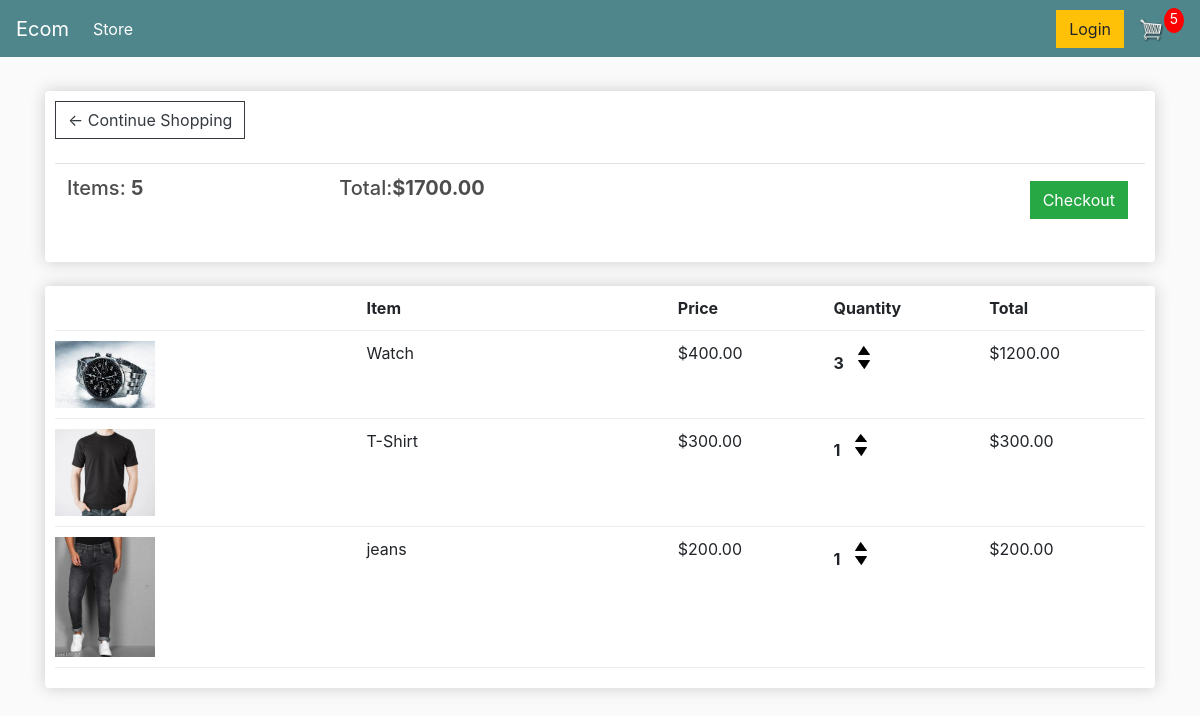
The app's page /cart/ (signed in) with its own data.
### store/models.py (models this page shows, shortened)
class Order(models.Model):
    customer = models.ForeignKey(Customer, on_delete=models.SET_NULL, blank=True, null=True)
    date_orderd = models.DateTimeField(auto_now_add=True)
    complete = models.BooleanField(default=False, null=True, blank=False)
    transaction_id = models.CharField(max_length=200, null=True)
    @property
    def get_cart_total(self):
        orderitems = self.orderitem_set.all()
        total = sum([item.get_total for item in orderitems])
        return total
    @property
    def get_cart_items(self):
        orderitems = self.orderitem_set.all()
        total = sum([item.quantity for item in orderitems])
        return total

class OrderItem(models.Model):
    product = models.ForeignKey(Product, on_delete=models.SET_NULL, blank=True, null=True)
    order = models.ForeignKey(Order, on_delete=models.SET_NULL, blank=True, null=True)
    quantity = models.IntegerField(default=0, null=True, blank=True)
    date_added = models.DateTimeField(auto_now_add=True)
    @property
    def get_total(self):
        total = self.product.price * self.quantity
        return total

class Product(models.Model):
    name = models.CharField(max_length=200, null=True)
    price = models.DecimalField(max_digits=7, decimal_places=2)
    digital = models.BooleanField(default=False, null=True, blank=False)
    image = models.ImageField(null=True, blank=True)

### store/views.py (the view)
# urls.py: path('cart/', views.cart, name="cart"),
def cart(request):
    data = cartData(request)
    cartItems = data['cartItems']
    order = data['order']
    items = data['items']
    context = {'items':items, 'order':order, 'cartItems': cartItems}
    return render(request, 'store/cart.html', context)

### store/utils.py (called while the page is built)
def cartData(request):
    if request.user.is_authenticated:
        customer = request.user.customer
        order, created = Order.objects.get_or_create(customer=customer, complete=False)
        items = order.orderitem_set.all()
        cartItems = order.get_cart_items
    else:
        cookieData = cookieCart(request)
        cartItems = cookieData['cartItems']
        order = cookieData['order']
        items = cookieData['items']
    return {'cartItems': cartItems, 'order': order, 'items': items}

### store/templates/store/cart.html
{% extends 'store/main.html' %}
{% load static %}
{% block content %}
	<div class="row">
		<div class="col-lg-12">
			<div class="box-element">
				<a  class="btn btn-outline-dark" href="{% url 'store' %}">&#x2190; Continue Shopping</a>
				<br>
				<br>
				<table class="table">
					<tr>
						<th><h5>Items: <strong>{{order.get_cart_items}}</strong></h5></th>
						<th><h5>Total:<strong>${{order.get_cart_total|floatformat:2}}</strong></h5></th>
						<th>
							<a  style="float:right; margin:5px;" class="btn btn-success" href="{% url 'checkout' %}">Checkout</a>
						</th>
					</tr>
				</table>
			</div>
			<br>
			<div class="box-element">
				<div class="cart-row">
					<div style="flex:2"></div>
					<div style="flex:2"><strong>Item</strong></div>
					<div style="flex:1"><strong>Price</strong></div>
					<div style="flex:1"><strong>Quantity</strong></div>
					<div style="flex:1"><strong>Total</strong></div>
				</div>
				{% for item in items %}
				<div class="cart-row">
					<div style="flex:2"><img class="row-image" src="{{item.product.image.url}}"></div>
					<div style="flex:2">{{item.product.name}}</div>
					<div style="flex:1">${{item.product.price|floatformat:2}}</div>
					<div style="flex:1">
						<p class="quantity">{{item.quantity}}</p>
						<div class="quantity">
							<img data-product={{item.product.id}} data-action="add" class="chg-quantity update-cart" src="{% static  'images/arrow-up.png' %}">
							<img data-product={{item.product.id}}  data-action="remove"class="chg-quantity update-cart" src="{% static  'images/arrow-down.png' %}">
						</div>
					</div>
					<div style="flex:1">${{item.get_total}}</div>
				</div>
				{% endfor %}
			</div >
		</div>
	</div>
{% endblock content %}

### static/css/main.css (style rules this page uses)
body { background-color: hsl(0, 0%, 98%); }
h1,h2,h3,h4,h5,h6 { color:hsl(0, 0%, 30%); }
.box-element { box-shadow:hsl(0, 0%, 80%) 0 0 16px; background-color: #fff; border-radius: 4px; padding: 10px; }
.col-lg-4, .col-lg-6, .col-lg-8, .col-lg-12 { margin-top: 10px; }
.btn { border-radius: 0; }
.row-image { width: 100px; }
.cart-row { display: flex; align-items: flex-stretch; padding-bottom: 10px; margin-bottom: 10px; border-bottom: 1px solid #ececec; }
.quantity { display: inline-block; font-weight: 700; padding-right:10px; }
.chg-quantity { width: 12px; cursor: pointer; display: block; margin-top: 5px; transition:.1s; }

### records on screen
Order: get_cart_items "5", get_cart_total "1700.00"
OrderItem: product.image (picture), product.name "Watch", product.price "400.00", quantity "3", get_total "1200.00"
OrderItem: product.image (picture), product.name "T-Shirt", product.price "300.00", quantity "1", get_total "300.00"
OrderItem: product.image (picture), product.name "jeans", product.price "200.00", quantity "1", get_total "200.00"

### other values on screen
{{ cartItems }} "5"
